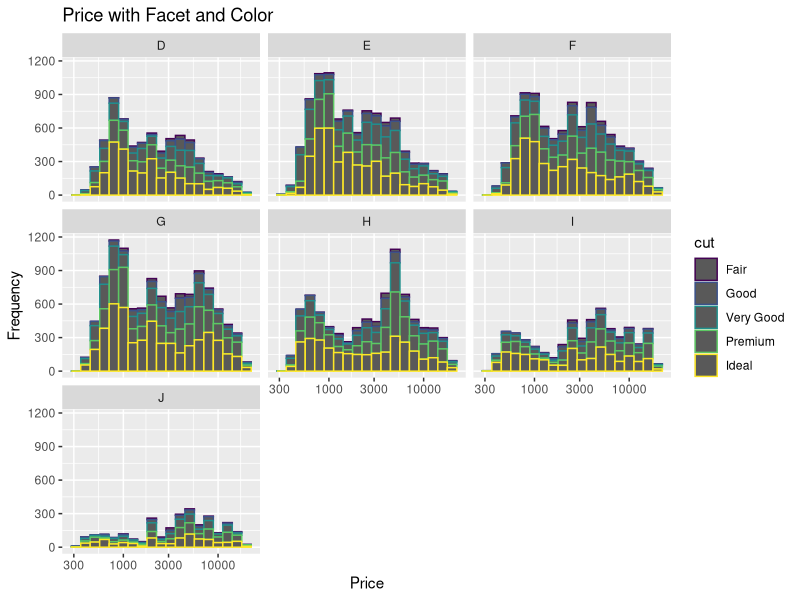
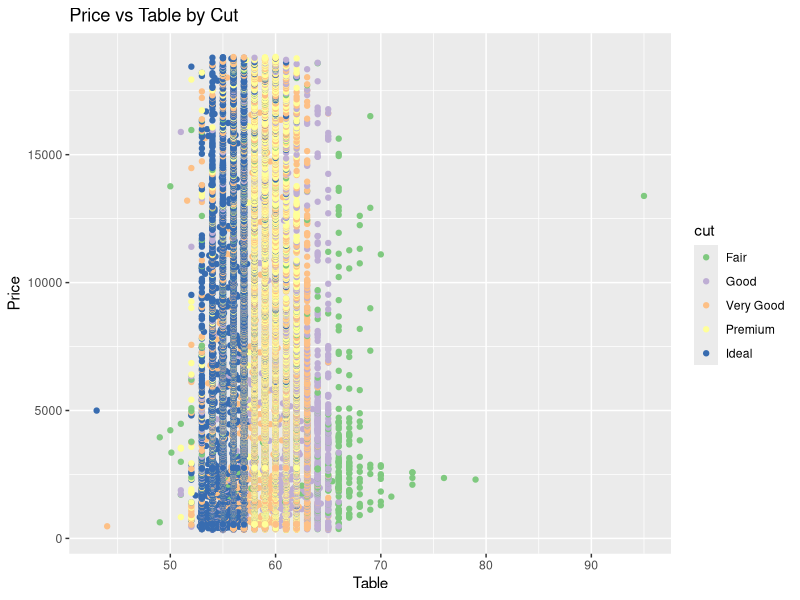
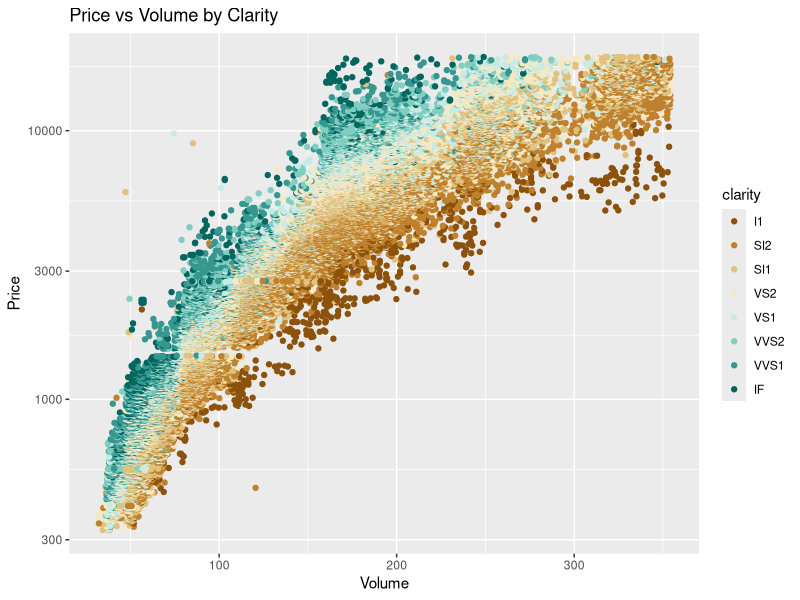
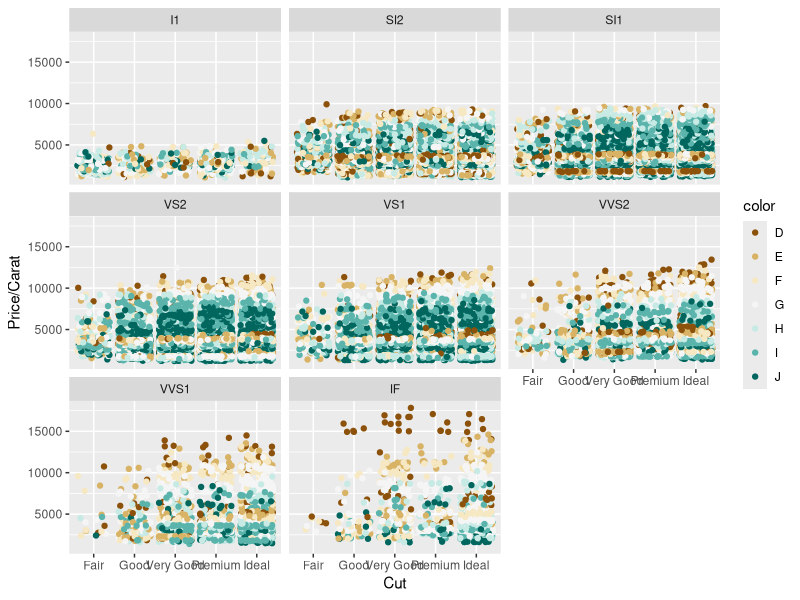
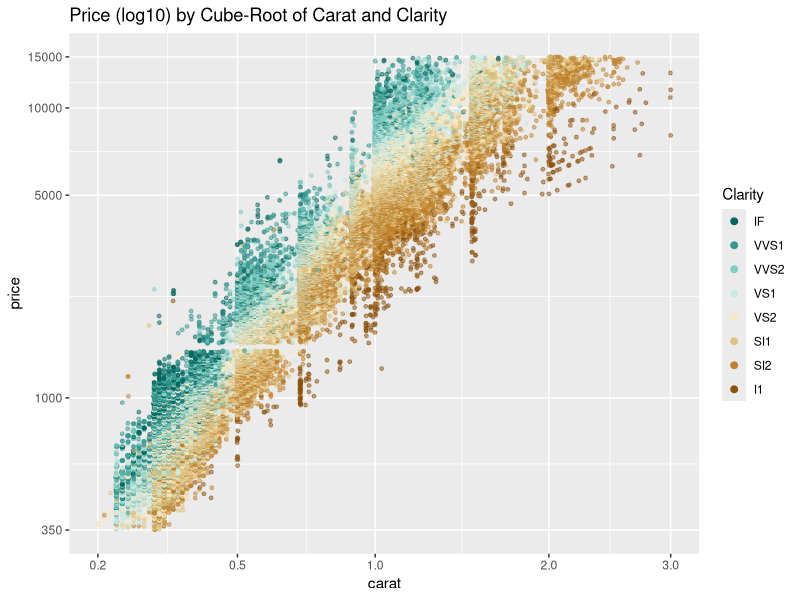
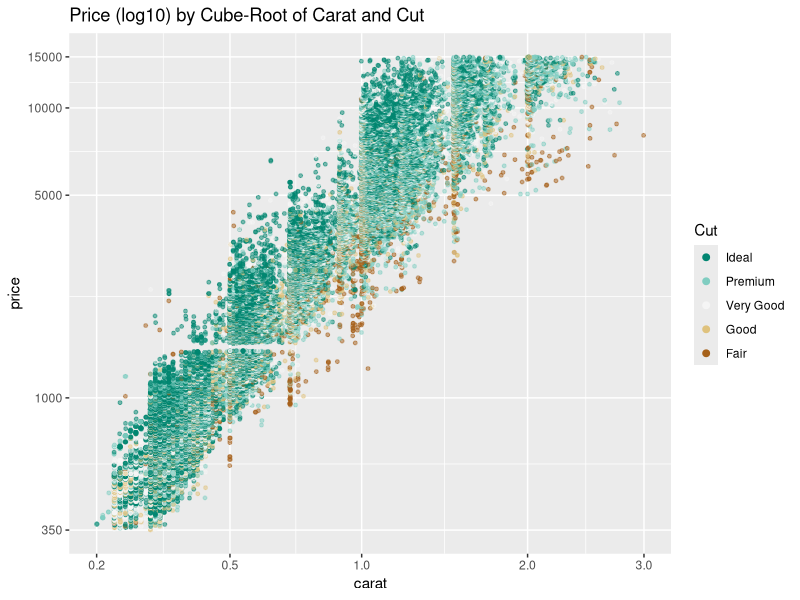
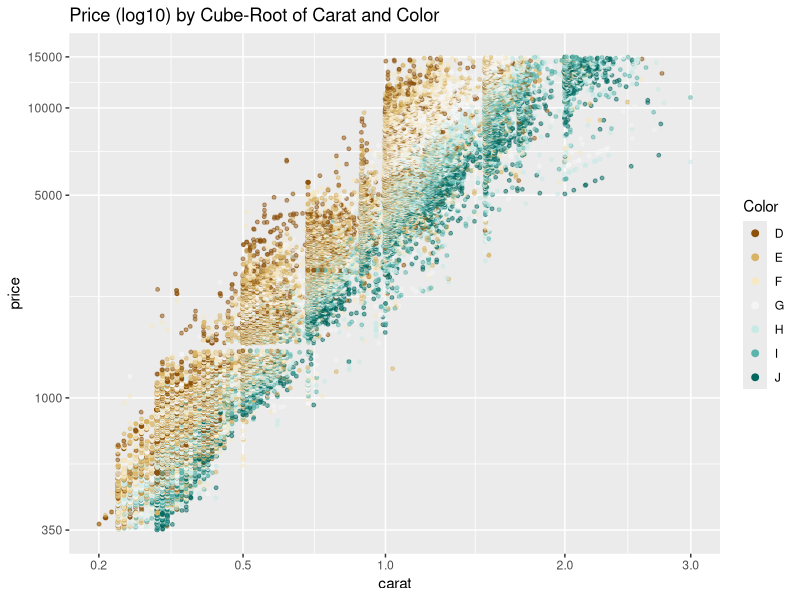

The R source for these figures, in order:
## ---- chunk 1
library(ggplot2)
data(diamonds)
str(diamonds)
## ---- chunk 2
f <- ggplot(data=diamonds, aes(x=price, color = cut)) +
  geom_histogram(binwidth=0.1) +
  facet_wrap(~color) + scale_x_log10() +
  xlab("Price") + ylab("Frequency") + ggtitle("Price with Facet and Color")
ggsave("0.jpg", f)
## ---- chunk 3
f <- ggplot(data=diamonds, aes(x=table, y=price, color = cut)) + 
  geom_point() +
  xlab("Table") + ylab("Price") + ggtitle("Price vs Table by Cut") + 
  scale_color_brewer(type = 'qual')
ggsave("1.jpg", f)
## ---- chunk 4
with(subset(diamonds, cut == "Ideal") , quantile(table, probs= c(0.1,0.9)))
## ---- chunk 5
with(subset(diamonds, cut=='Premium'), quantile(table, probs=c(0.1,0.9)))
## ---- chunk 6
diamonds$volume <- with(diamonds, x*y*z)
f <- ggplot(data=subset(diamonds,volume < quantile(volume, probs=0.99) & volume > 0), aes(x =volume, y=price, color=clarity)) +
  geom_point() + scale_color_brewer(type = 'div') + scale_y_log10() +
  xlab("Volume") + ylab("Price") + ggtitle("Price vs Volume by Clarity")
ggsave("2.jpg", f)
## ---- chunk 7
f <- ggplot( data = diamonds,aes( x = cut, y = price/carat, color = color)) + 
  geom_point(position = position_jitter(width = 0.4)) +
  facet_wrap(~clarity) + 
  scale_color_brewer(type='div') +
  xlab("Cut") + ylab("Price/Carat")
ggsave('3.jpg', f)
## ---- chunk 8
library(scales)
cuberoot_trans <- function() trans_new(
  'cuberoot', transform=function(x) x^(1/3),
  inverse=function(x) x^3)

f <- ggplot(aes(x = carat, y = price, color = clarity), data = diamonds) + 
  geom_point(alpha = 0.5, size = 1, position = 'jitter') +
  scale_color_brewer(type = 'div',
                     guide = guide_legend(title = 'Clarity', reverse = T,
                                          override.aes = list(alpha = 1, size = 2))) +  
  scale_x_continuous(trans = cuberoot_trans(), limits = c(0.2, 3),
                     breaks = c(0.2, 0.5, 1, 2, 3)) + 
  scale_y_continuous(trans = log10_trans(), limits = c(350, 15000),
                     breaks = c(350, 1000, 5000, 10000, 15000)) +
  ggtitle('Price (log10) by Cube-Root of Carat and Clarity')
ggsave('4.jpg', f)

## ---- chunk 9
f <- ggplot(aes(x = carat, y = price, color = cut), data = diamonds) + 
  geom_point(alpha = 0.5, size = 1, position = 'jitter') +
  scale_color_brewer(type = 'div',
                     guide = guide_legend(title = 'Cut', reverse = T,
                                          override.aes = list(alpha = 1, size = 2))) +  
  scale_x_continuous(trans = cuberoot_trans(), limits = c(0.2, 3),
                     breaks = c(0.2, 0.5, 1, 2, 3)) + 
  scale_y_continuous(trans = log10_trans(), limits = c(350, 15000),
                     breaks = c(350, 1000, 5000, 10000, 15000)) +
  ggtitle('Price (log10) by Cube-Root of Carat and Cut')
ggsave('5.jpg', f)
## ---- chunk 10
f <- ggplot(aes(x = carat, y = price, color = color), data = diamonds) + 
  geom_point(alpha = 0.5, size = 1, position = 'jitter') +
  scale_color_brewer(type = 'div',
                     guide = guide_legend(title = 'Color', reverse = F,
                                          override.aes = list(alpha = 1, size = 2))) +  
  scale_x_continuous(trans = cuberoot_trans(), limits = c(0.2, 3),
                     breaks = c(0.2, 0.5, 1, 2, 3)) + 
  scale_y_continuous(trans = log10_trans(), limits = c(350, 15000),
                     breaks = c(350, 1000, 5000, 10000, 15000)) +
  ggtitle('Price (log10) by Cube-Root of Carat and Color')
ggsave('6.jpg', f)
## ---- chunk 11
library(memisc)
m1 <- lm(I(log(price)) ~ I(carat^(1/3)), data=diamonds)
m2 <- update(m1, ~ . + carat)
m3 <- update(m2, ~ . + cut)
m4 <- update(m3, ~ . + color)
m5 <- update(m4, ~ . + clarity)
mtable(m1,m2,m3,m4,m5)
## ---- chunk 12
sessionInfo()
